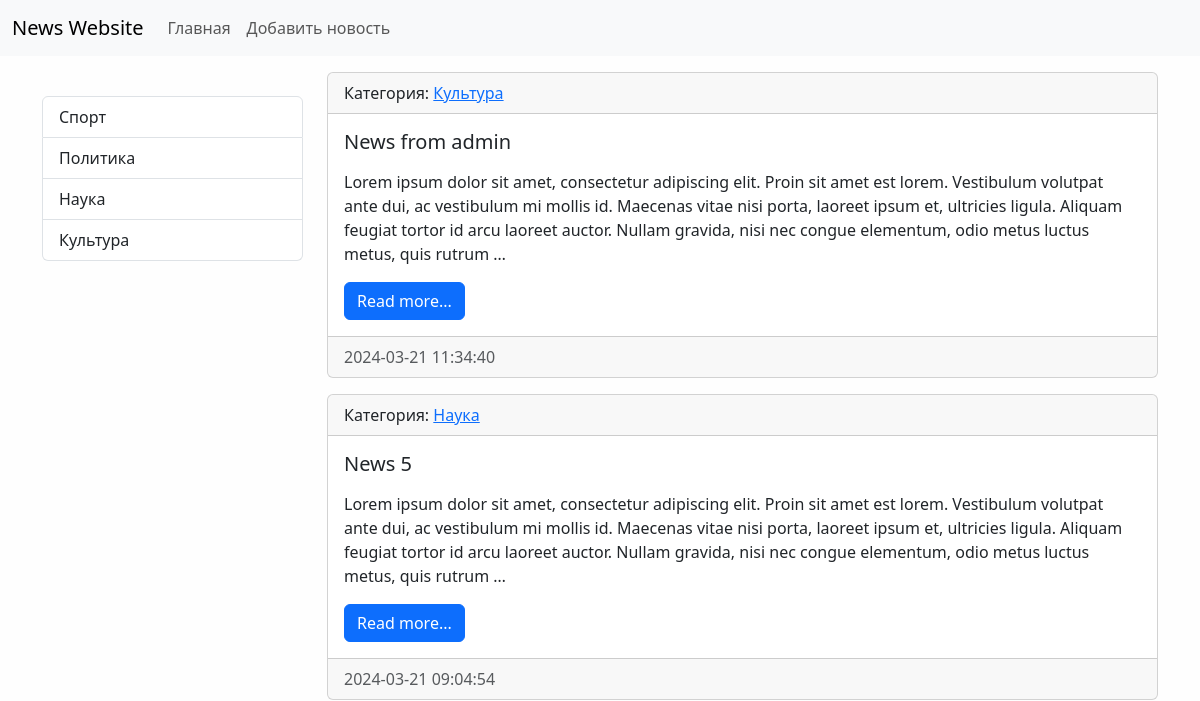
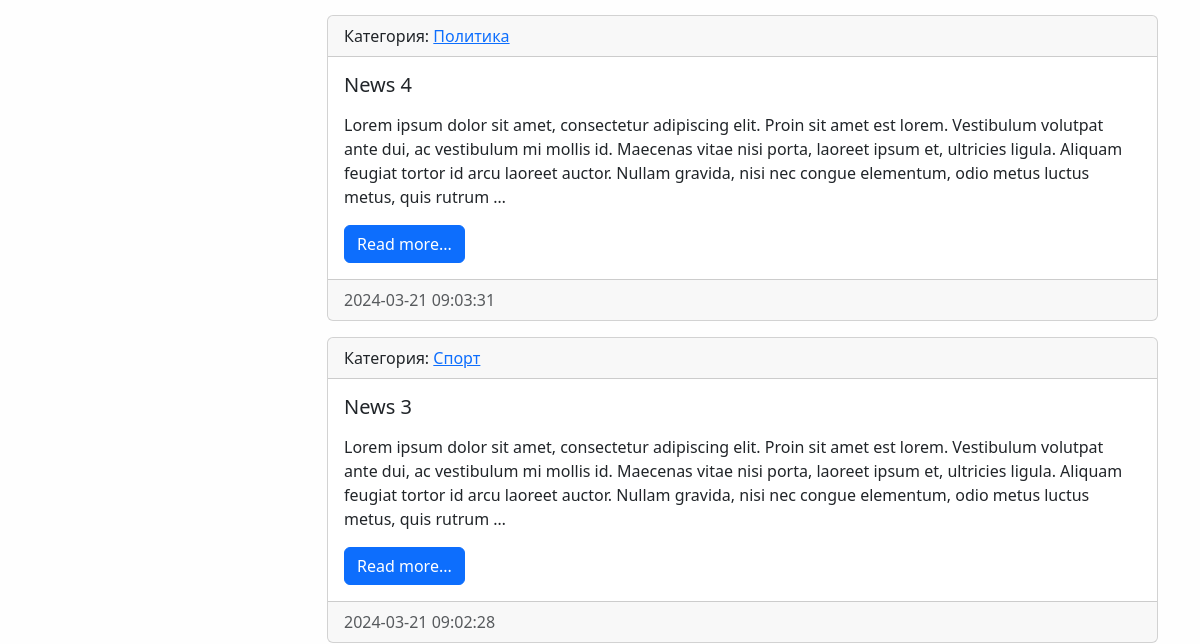
Before: / (upper part) with the older database file (2 pictures, top to bottom).
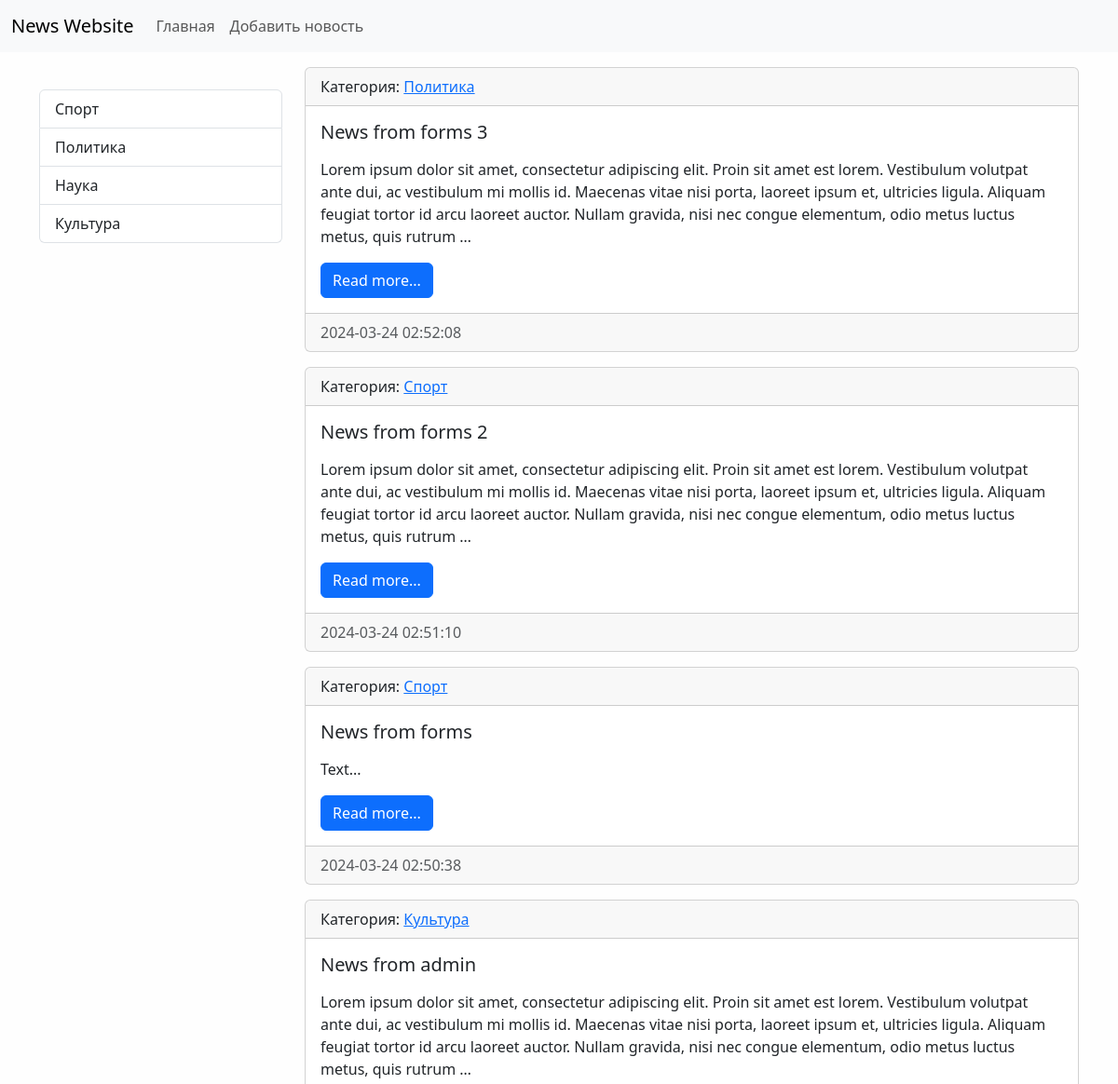
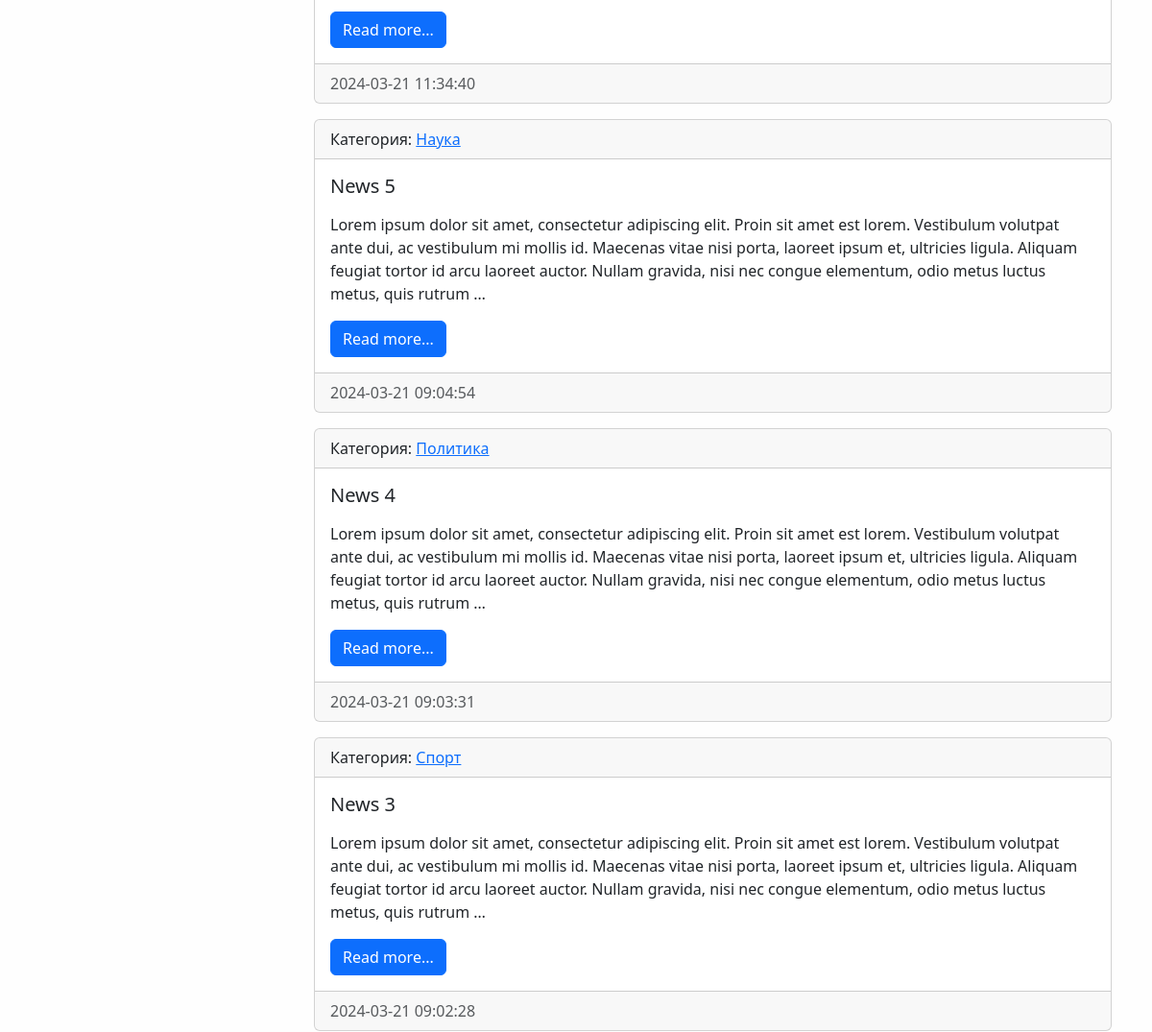
After: the same page with the newer database file (2 pictures, top to bottom).
### news/models.py (models this page shows, shortened)
class Category(models.Model):
    title = models.CharField(max_length=150, db_index=True, verbose_name='Наименование категории')
    def get_absolute_url(self):
        return reverse('category', kwargs={'category_id': self.pk})
    class Meta:
        verbose_name = 'Категория'
        verbose_name_plural = 'Категории'
        ordering = ['-title']

class News(models.Model):
    title = models.CharField(max_length = 150, verbose_name='Наименование')
    content = models.TextField(blank = True, verbose_name='Контент')
    created_at = models.DateTimeField(auto_now_add = True, verbose_name='Дата публикации')
    updated_at = models.DateTimeField(auto_now = True, verbose_name='Обновлено')
    is_published = models.BooleanField(default=True, verbose_name='Опубликовано')
    category = models.ForeignKey('Category', on_delete=models.PROTECT, null=True, verbose_name='Категория')
    def get_absolute_url(self):
        return reverse('view_news', kwargs={'news_id': self.pk})
    class Meta:
        verbose_name = 'Новость'
        verbose_name_plural = 'Новости'
        ordering = ['-created_at']

### news/views.py (the view)
# urls.py: path('', index, name='home'),
def index(request):
    news = News.objects.all()
    context = {
        'news': news,
        'title': 'Список новостей',
    }
    return render(request, 'news/index.html', context)

### news/templatetags/news_tags.py (called while the page is built)
@register.inclusion_tag('news/list_categories.html')
def show_categories(arg1='Hello', arg2='world'):
    categories = Category.objects.all()
    return {'categories': categories}

### news/templates/news/index.html (shortened to what this page needs)
{% extends 'base.html'%}
{% block sidebar %}
  {% include 'inc/_sidebar.html'%}
{% endblock %}
{% block content %}
  {%for item in news%}
  <div class="card mb-3">
    <div class="card-header">
      Категория:
      <a href="{{item.category.get_absolute_url}}">{{item.category.title}}</a>
    </div>
    <div class="card-body">
      <h5 class="card-title">{{item.title}}</h5>
      <p class="card-text">{{item.content|linebreaks|safe|truncatewords:50}}</p>
      <a
        href="{{item.get_absolute_url}}"
        class="btn btn-primary"
        >Read more...</a
      >
    </div>
    <div class="card-footer text-body-secondary">
      {{item.created_at|date:'Y-m-d H:i:s'}}
    </div>
  </div>
  {%endfor%}
{% endblock %}

### news/templates/news/list_categories.html
<div class="list-group">
    {%for item in categories%}
    <a
      href="{{item.get_absolute_url}}"
      class="list-group-item list-group-item-action"
      >{{item.title}}</a
    >
    {%endfor%}
  </div>

Changed rows visible on the page:
added News: category "Политика", title "News from forms 3", content "Lorem ipsum dolor sit amet, consectetur adipiscing elit. Proin sit amet est lorem. Vestibulum volutpat ante dui, ac vestibulum mi mollis id. Maecenas vitae nisi porta, laoreet ipsum et, ultricies ligula. Aliquam feugiat tortor id arcu laoreet auctor. Nullam gravida, nisi nec congue elementum, odio metus luctus metus, quis rutrum …", created_at "2024-03-24 02:52:08"
added News: category "Спорт", title "News from forms 2", content "Lorem ipsum dolor sit amet, consectetur adipiscing elit. Proin sit amet est lorem. Vestibulum volutpat ante dui, ac vestibulum mi mollis id. Maecenas vitae nisi porta, laoreet ipsum et, ultricies ligula. Aliquam feugiat tortor id arcu laoreet auctor. Nullam gravida, nisi nec congue elementum, odio metus luctus metus, quis rutrum …", created_at "2024-03-24 02:51:10"
added News: category "Спорт", title "News from forms", content "Text...", created_at "2024-03-24 02:50:38"
